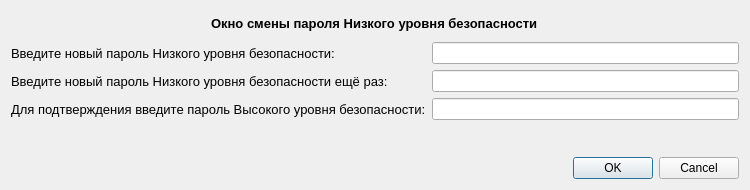
<?xml version="1.0" encoding="UTF-8"?>
<ui version="4.0">
 <class>Dialog_change_low_pass</class>
 <widget class="QDialog" name="Dialog_change_low_pass">
  <property name="geometry">
   <rect>
    <x>0</x>
    <y>0</y>
    <width>750</width>
    <height>190</height>
   </rect>
  </property>
  <property name="windowTitle">
   <string>Dialog</string>
  </property>
  <layout class="QVBoxLayout" name="verticalLayout">
   <item>
    <layout class="QGridLayout" name="gridLayout">
     <item row="1" column="1">
      <widget class="QLineEdit" name="lineEdit">
       <property name="echoMode">
        <enum>QLineEdit::Password</enum>
       </property>
      </widget>
     </item>
     <item row="2" column="1">
      <widget class="QLineEdit" name="lineEdit_2">
       <property name="echoMode">
        <enum>QLineEdit::Password</enum>
       </property>
      </widget>
     </item>
     <item row="2" column="0">
      <widget class="QLabel" name="label_3">
       <property name="font">
        <font>
         <pointsize>10</pointsize>
        </font>
       </property>
       <property name="text">
        <string>Введите новый пароль Низкого уровня безопасности ещё раз:</string>
       </property>
      </widget>
     </item>
     <item row="1" column="0">
      <widget class="QLabel" name="label_2">
       <property name="font">
        <font>
         <pointsize>10</pointsize>
        </font>
       </property>
       <property name="text">
        <string>Введите новый пароль Низкого уровня безопасности:</string>
       </property>
      </widget>
     </item>
     <item row="3" column="0">
      <widget class="QLabel" name="label_4">
       <property name="font">
        <font>
         <pointsize>10</pointsize>
        </font>
       </property>
       <property name="text">
        <string>Для подтверждения введите пароль Высокого уровня безопасности:</string>
       </property>
      </widget>
     </item>
     <item row="0" column="0" colspan="2" alignment="Qt::AlignHCenter">
      <widget class="QLabel" name="label">
       <property name="font">
        <font>
         <pointsize>10</pointsize>
         <weight>75</weight>
         <bold>true</bold>
        </font>
       </property>
       <property name="text">
        <string>Окно смены пароля Низкого уровня безопасности</string>
       </property>
      </widget>
     </item>
     <item row="3" column="1">
      <widget class="QLineEdit" name="lineEdit_3">
       <property name="echoMode">
        <enum>QLineEdit::Password</enum>
       </property>
      </widget>
     </item>
     <item row="4" column="0" colspan="2" alignment="Qt::AlignHCenter">
      <widget class="QLabel" name="label_5">
       <property name="text">
        <string/>
       </property>
      </widget>
     </item>
    </layout>
   </item>
   <item>
    <widget class="QDialogButtonBox" name="buttonBox">
     <property name="standardButtons">
      <set>QDialogButtonBox::Cancel|QDialogButtonBox::Ok</set>
     </property>
    </widget>
   </item>
  </layout>
 </widget>
 <resources/>
 <connections/>
</ui>
